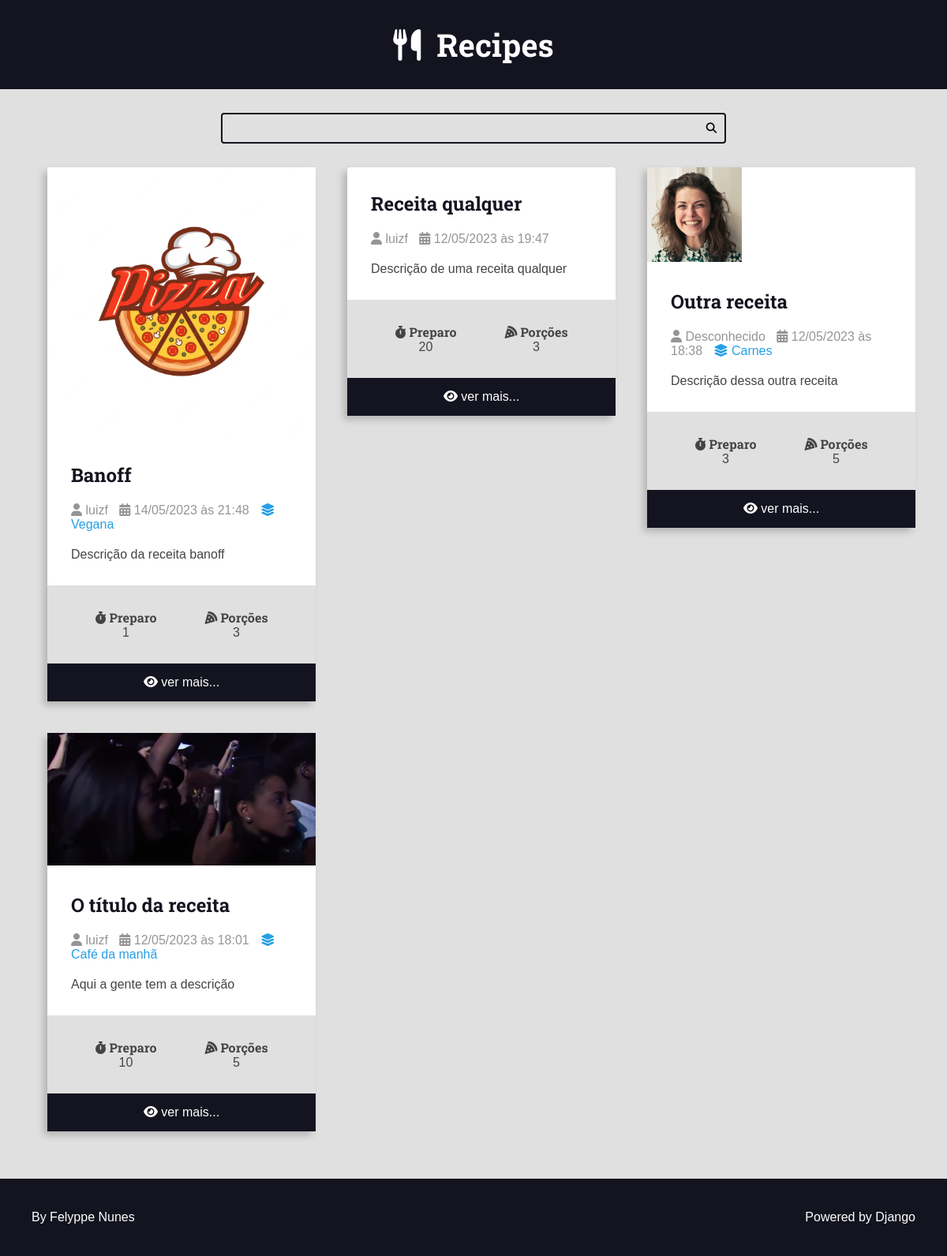
Before: / with the older database file.
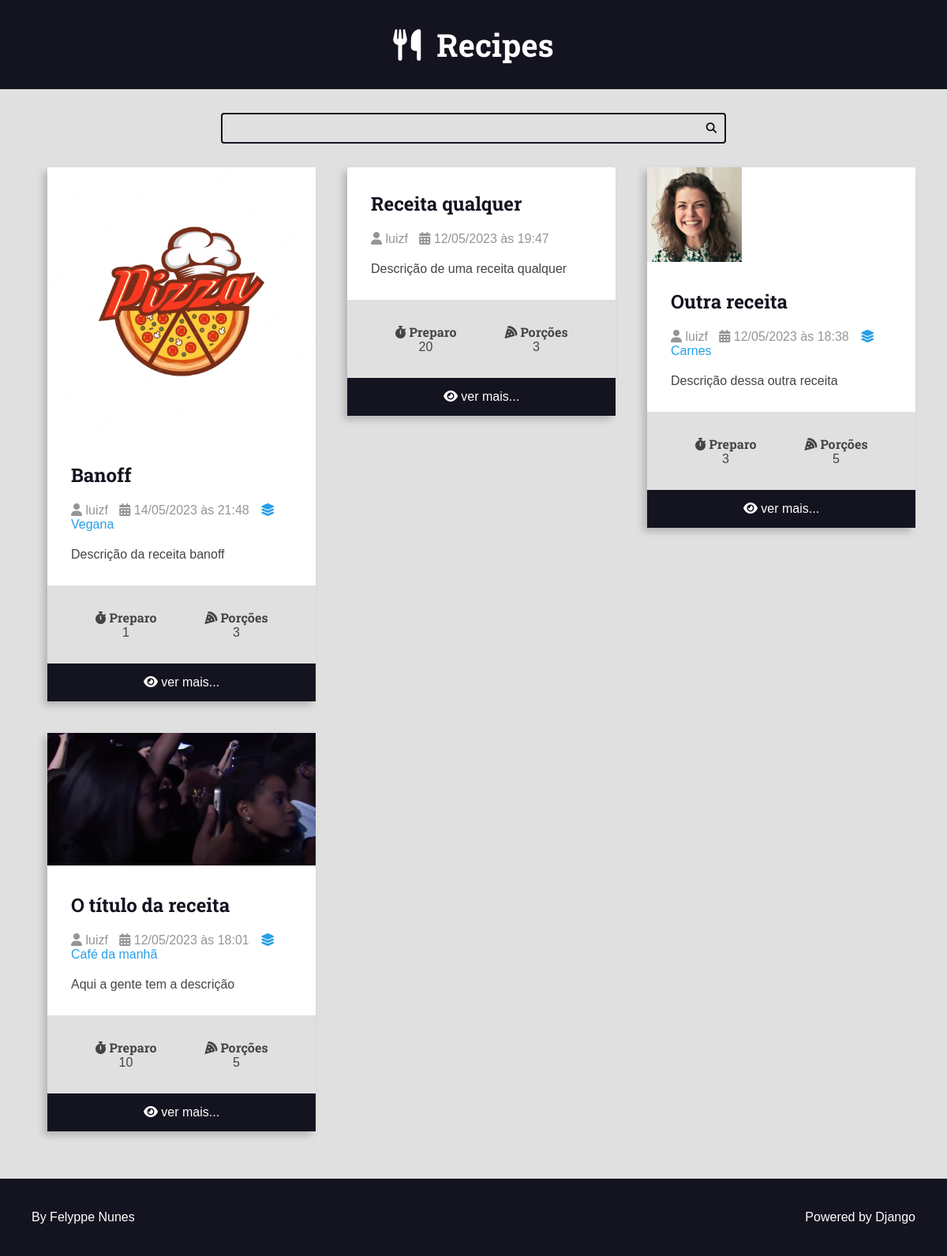
After: the same page with the newer database file.
### recipes/models.py (models this page shows, shortened)
class Recipe(models.Model):
    title = models.CharField(max_length=65)
    description = models.CharField(max_length=165)
    slug = models.SlugField()
    preparation_time = models.IntegerField()
    preparation_time_unit = models.CharField(max_length=65)
    servings = models.IntegerField()
    servings_unit = models.CharField(max_length=65)
    preparation_steps = models.TextField()
    preparation_steps_is_html = models.BooleanField(default=False)
    created_at = models.DateTimeField(auto_now_add=True)
    updated_at = models.DateTimeField(auto_now=True)
    is_published = models.BooleanField(default=False)
    cover = models.ImageField(
        upload_to='recipes/covers/%Y/%m/%d/',
        blank=True,
        default=''
    )
    category = models.ForeignKey(
        Category,
        on_delete=models.SET_NULL,
        null=True,
        blank=True,
        default=None
    )
    author = models.ForeignKey(User, on_delete=models.SET_NULL, null=True)

class Category(models.Model):
    name = models.CharField(max_length=65)

### recipes/views.py (the view)
# urls.py: 2. Add a URL to urlpatterns:  path('', views.home, name='home')
def home(request):
    recipes = Recipe.objects.filter(
        is_published=True
    ).order_by('-id')
    return render(request, 'recipes/pages/home.html', {
        'recipes': recipes #[make_recipe() for _ in range(10)]
    }
)

### recipes/templates/recipes/pages/home.html (shortened to what this page needs)
{% extends 'global/base.html' %}
{% block content %}
<div class="main-content main-content-list container">
    {% for recipe in recipes %}
        {% include 'recipes/partials/recipe.html' %}
    {% empty %}
        <h1>No receips were found here.</h1>
    {% endfor %}
</div>
{% endblock content %}

### recipes/templates/recipes/partials/recipe.html (shortened to what this page needs)
<div class="recipe recipe-list-item">
    {% if recipe.cover %}
        <div class="recipe-cover">
            <a href='{% url "recipes:recipe" recipe.id %}'>
                <img src='{{ recipe.cover.url }}' alt="temporário"> {% comment %}Se n achar o url da imagem, da erro!{% endcomment %}
            </a>
        </div>
    {% endif %}
    <div class="recipe-title-container">
        <h2>
            <a href='{% url "recipes:recipe" recipe.id %}'>
                {{ recipe.title }}
            </a>
        </h2>
    </div>
    <div class="recipe-author">
        <span class="recipe-author-item">
                <i class="fa-solid fa-user"></i>
                    {% if recipe.author is not None %}
                        {% if recipe.author.first_name  %}
                            {{ recipe.author.first_name }} {{ recipe.author.last_name }}
                        {% else %}
                            {{ recipe.author.username }}
                        {% endif %}
                    {% else %}
                        Desconhecido
                    {% endif %}
        </span>
        <span class="recipe-author-item">
            <i class="fa-solid fa-calendar-days"></i>
            {{ recipe.created_at|date:"d/m/Y" }} às {{ recipe.created_at|date:"H:i" }}
        </span>
        {% if recipe.category is not None %}
            <span class="recipe-author-item">
                <a href="{% url 'recipes:category' recipe.category.id %}">
                    <i class="fa-solid fa-layer-group"></i>
                    <span>{{ recipe.category.name }} </span>
                </a>
            </span>
        {% endif %}
    </div>
    <div class="recipe-content">
        <p>{{ recipe.description }}</p>
    </div>
    <div class="recipe-meta-container">
        <div class="recipe-meta recipe-preparation">
            <h3 class="recipe-meta-title">
                <i class="fa-solid fa-stopwatch"></i>
                Preparo
            </h3>
            <div class="recipe-meta-text">
                {{ recipe.preparation_time }} {{ recipe.preparation_time.unit }}
            </div>
        </div>
        <div class="recipe-meta recipe-servings">
            <h3 class="recipe-meta-title">
                <i class="fa-solid fa-pizza-slice"></i>
                Porções
            </h3>
            <div class="recipe-meta-text">
                {{ recipe.servings }} {{ recipe.servings.unit }}
            </div>
        </div>
    </div>
    {% if is_detail_page is not True %}
        <footer class="recipe-footer">
            <a href="{% url 'recipes:recipe' recipe.id %}" class="recipe-read-more button button-dark button-full-width">
                <i class="fa-solid fa-eye"></i>
                <span>ver mais...</span>
            </a>
        </footer>
    {% endif %}
</div>

Changed rows visible on the page:
changed Recipe "Outra receita": author.username (not shown) → "luizf"; no longer shows "Desconhecido"
